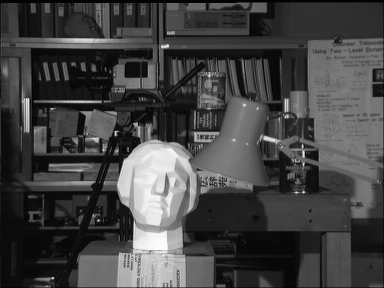
//> input picture vision_stereo/INPUT/tsukuba_l.png, 384 x 288 px
$ ./main   (built with g++ and OpenCV 4)
//> lines starting //> are read from the running program, lines starting //| are printed output that depends on the picture
//
//  vision_stereo.cpp
//  noise
//
//  Created by 崔瑜翔 on 2019/12/23.
//  Copyright © 2019年 崔瑜翔. All rights reserved.
//


// 任选一种方法，计算ＴＵＫＵＢＡ图像的稠密视差，给出视差图


#include "cv.h"
#include <opencv2/opencv.hpp>
#include <opencv2/highgui/highgui.hpp>
#include <opencv2/core/core.hpp>
#include <opencv2/calib3d/calib3d.hpp>
#include "opencv2/imgcodecs.hpp"
#include "opencv2/ximgproc/disparity_filter.hpp"
#include <iostream>
using namespace cv;
using namespace std;

int main(int argc, char** argv) {

    //读入图片
    Mat left = cv::imread("/home/cyx/桌面/cv_homework/vision_stereo/INPUT/tsukuba_l.png");
//> left is the input picture: 288 rows x 384 cols, CV_8UC3; min 0, max 252, mean 67.6
    Mat right = cv::imread("/home/cyx/桌面/cv_homework/vision_stereo/INPUT/tsukuba_r.png");
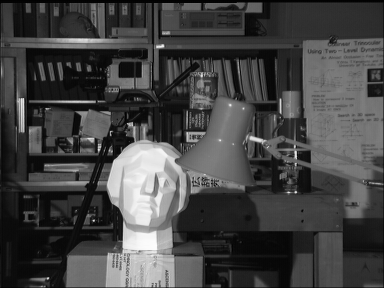
//> input picture vision_stereo/INPUT/tsukuba_r.png, 384 x 288 px
//> right is the input picture: 288 rows x 384 cols, CV_8UC3; min 0, max 253, mean 68
    if (left.empty() || right.empty()) {
        cout << "Failed to load image\n" << endl;
        return -1;
    }

    //转为灰度图
    cv::cvtColor(left, left, CV_BGR2GRAY);
//> left: 288 rows x 384 cols, CV_8UC1
    cv::cvtColor(right, right, CV_BGR2GRAY);
//> right: 288 rows x 384 cols, CV_8UC1

    //设置参数
    int numberOfDisparities = 64;
    int SADWindowSize = 11;
    int uniquenessRatio = 15;
    int speckleWindowSize = 50;
    int speckleRange = 32;
    cv::Ptr<cv::StereoSGBM> sgbm = cv::StereoSGBM::create(0, numberOfDisparities, SADWindowSize);
    int cn = left.channels();
//> cn = 1
    sgbm->setP1(8 * cn * SADWindowSize * SADWindowSize);
    sgbm->setP2(32 * cn * SADWindowSize * SADWindowSize);
    sgbm->setPreFilterCap(63);
    sgbm->setUniquenessRatio(uniquenessRatio);
    sgbm->setSpeckleWindowSize(speckleWindowSize);
    sgbm->setSpeckleRange(speckleRange);
    sgbm->setDisp12MaxDiff(1);

    //输出图片
    Mat disp;
    sgbm->compute(left, right, disp);
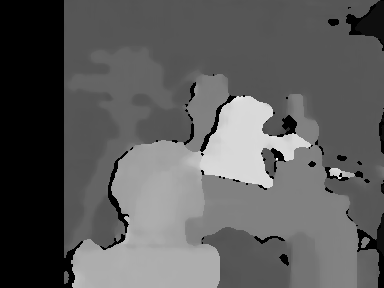
//> disp: 288 rows x 384 cols, CV_16SC1; min -16, max 267, mean 86.9; drawn with min black and max white
    disp.convertTo(disp, CV_8U, 255 / (numberOfDisparities*16.));
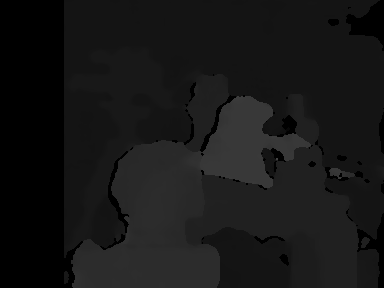
//> disp: 288 rows x 384 cols, CV_8UC1; min 0, max 66, mean 22.4
    cv::imshow("disparity", disp);
    cv::imwrite("/home/cyx/桌面/cv_homework/vision_stereo/OUTPUT/tsukuba_disparity.png", disp);
    cv::waitKey();

    return 0;
}
